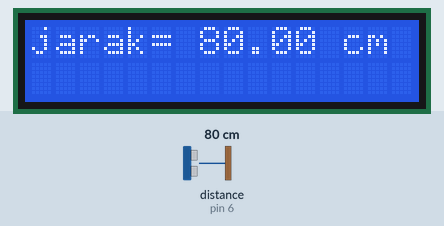
Bench run of a sketch on a simulated Arduino Uno, built with avr-gcc and run on an emulated ATmega328P. Parts: 16×2 character LCD. The inputs (shaded band) are chosen by the test bench; at power-on: distance to the obstacle (sensor on pin 6) 80 cm.

Above: at 1.2 s.
1.3 s: distance to the obstacle (sensor on pin 6) set to 2 cm
At 2.9 s:
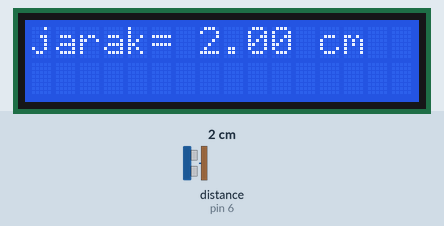
5.4 s: distance to the obstacle (sensor on pin 6) set to 4 cm
At 6.9 s:
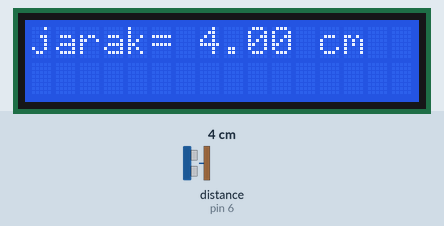
8.6 s: distance to the obstacle (sensor on pin 6) set to 9 cm
At 10.0 s:
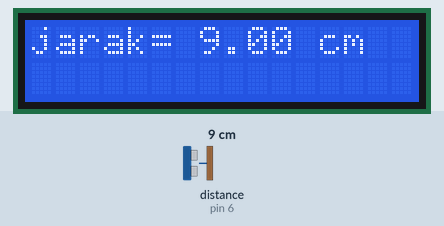
Timing chart, 0 to 11.6 s (numbered marks = the images above; inputs shaded):
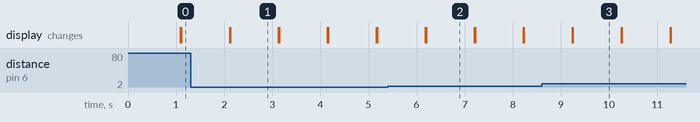

Measured:
- after the input at 1.3 s, the display: first differs from a run without the input after 0.83 s (image 1)
- after the input at 5.4 s, the display: first differs from a run without the input after 0.80 s (image 2)
- after the input at 8.6 s, the display: first differs from a run without the input after 0.65 s (image 3)
- what the display in image 1 shows lasts 1.0 s, from 2.1 s to 3.1 s

The sketch:

project-penggaris-digital.ino
```cpp
#include <HCSR04.h>
#include <Wire.h>
#include <LiquidCrystal_I2C.h>
LiquidCrystal_I2C lcd(0x27, 16, 2);

float jarak;
HCSR04 hc(5,6);

void setup() {
  // put your setup code here, to run once:
lcd.init();
lcd.backlight();
}

void loop() {
  // put your main code here, to run repeatedly:
jarak = hc.dist();
lcd.setCursor(0,0);
lcd.print("jarak= ");
lcd.print(jarak);
lcd.print(" cm");
delay(1000);
lcd.clear();
}
```
